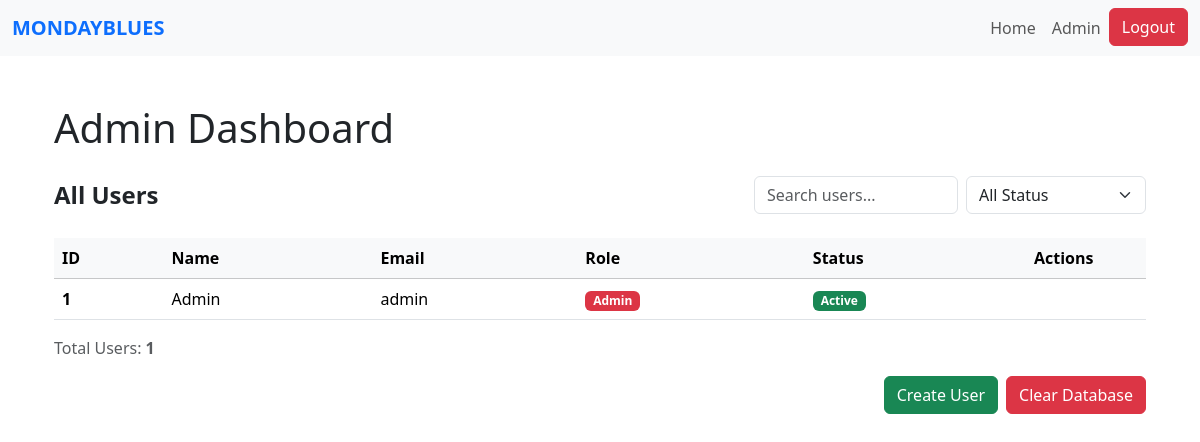
The page /admin (signed in) on the database its author committed.
### website/models.py (models this page shows)
class User(db.Model, UserMixin):
    id = db.Column(db.Integer, primary_key=True)
    name = db.Column(db.String(150))
    email = db.Column(db.String(150), unique=True)
    password = db.Column(db.String(150))
    date_created = db.Column(db.DateTime(timezone=True), default=func.now())
    role = db.Column(db.String(50), default='PIN')
    status = db.Column(db.String(20), default='Pending')  # Pending, Approved, Suspended
    """    total_rating = db.Column(db.Float, default=0)
    num_ratings = db.Column(db.Integer, default=0)

    def update_rating(self, new_rating: float):
        #Update overall CSR rating with a new rating value.
        if self.num_ratings == 0:
            self.total_rating = new_rating
        else:
            self.total_rating = ((self.total_rating * self.num_ratings) + new_rating) / (self.num_ratings + 1)
        self.num_ratings += 1"""

### website/admin.py (the view)
@admin.route('/admin')
@login_required
def dashboard():
    users = User.query.order_by(User.date_created.desc()).all()
    return render_template("admin_dashboard.html", users=users)

### website/templates/admin_dashboard.html (shortened to what this page needs)
{% extends "base.html" %}
{% block content %}
<div class="container mt-5">
    <h1 class="mb-4">Admin Dashboard</h1>
    <div class="user-management">
        <div class="d-flex justify-content-between align-items-center mb-4 flex-wrap gap-3">
            <h4 class="fw-bold mb-0">All Users</h4>
            <div class="d-flex flex align-items-center gap-2">
                <input type="text"
                       class="form-control"
                       placeholder="Search users..."
                       id="searchInput"
                       style="max-width: 250px;">
                <select class="form-select" id="statusFilter" style="max-width: 180px;">
                    <option value="">All Status</option>
                </select>
            </div>
        </div>
        <div class="table-container position-relative">
            <table class="table align-middle table-hover">
                <thead class="table-light sticky-top">
                    <tr>
                        <th>ID</th>
                        <th>Name</th>
                        <th>Email</th>
                        <th>Role</th>
                        <th>Status</th>
                        <th style="width: 120px;">Actions</th>
                    </tr>
                </thead>
                <tbody id="userTableBody">
                    {% if users and users|length > 0 %}
                        {% for user in users %}
                        <tr>
                            <td><strong>{{ user.id }}</strong></td>
                            <td>{{ user.name }}</td>
                            <td>{{ user.email }}</td>
                            <td>
                                {% if user.role == 'Admin' %}
                                    <span class="badge bg-danger">{{ user.role }}</span>
                                {% else %}
                                    <span class="badge bg-primary">{{ user.role }}</span>
                                {% endif %}
                            </td>
                            <td>
                                {% if user.status == 'Active' %}
                                    <span class="badge bg-success">Active</span>
                                {% elif user.status == 'Pending' %}
                                    <span class="badge bg-warning text-dark">Pending</span>
                                {% elif user.status == 'Suspended' %}
                                    <span class="badge bg-danger">Suspended</span>
                                {% endif %}
                            </td>
                            <td>
                            </td>
                        </tr>
                        {% endfor %}
                    {% endif %}
                </tbody>
            </table>
        </div>
        {% if users and users|length > 0 %}
        <div class="mt-3 text-muted">
            Total Users: <strong>{{ users|length }}</strong>
        </div>
        {% endif %}
    </div>
    <div class="d-flex justify-content-end mt-3 gap-2 mb-4">
    <a class="btn btn-success" href="{{ url_for('admin.create_user') }}">Create User</a>
    <button class="btn btn-danger" id="clearDatabaseBtn">Clear Database</button>
    </div>
</div>
{% endblock %}

### rows shown on the page
User: id "1", name "Admin", email "admin", role "Admin", status "Active"

### other values the page prints
{{ users|length }} "1"
